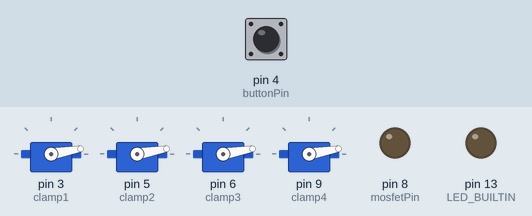
Simulated run of this sketch. Board: Arduino Uno, built with avr-gcc and run on an emulated ATmega328P. Parts: 4 × servo, output pins drawn as LEDs (lit = HIGH). The inputs (shaded band) are chosen by the test bench; at power-on: pin 4 (buttonPin) HIGH.

Above: at 1.2 s.
1.3 s: pin 4 (buttonPin) pulled LOW for 0.15 s
At 10.2 s:
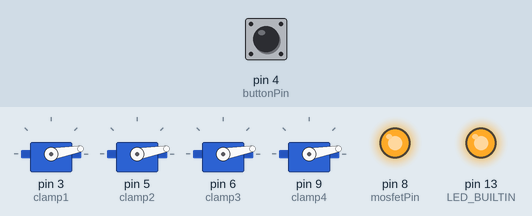
At 14.4 s:
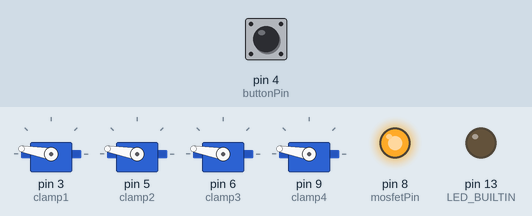
Timing chart, 0 to 14.8 s (numbered marks = the images above; inputs shaded):
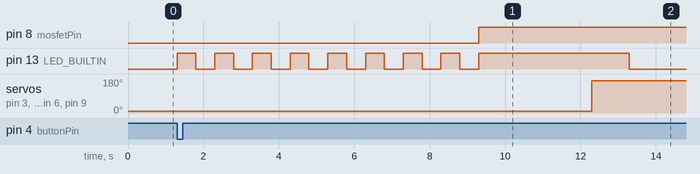

The sketch:

Test.ino
```cpp
// the setup function runs once when you press reset or power the board
#include <Servo.h>
int buttonPin = 4;
int mosfetPin = 8;
int buttonState = 0;
Servo clamp1;
Servo clamp2;
Servo clamp3;
Servo clamp4;
void setup() {
  // initialize digital pin LED_BUILTIN as an output.
  pinMode(LED_BUILTIN, OUTPUT);
  pinMode(buttonPin, INPUT);
  pinMode(mosfetPin, OUTPUT);
  clamp1.attach(3);
  clamp2.attach(5);
  clamp3.attach(6);
  clamp4.attach(9);
}

// the loop function runs over and over again forever
void loop() {
  buttonState = digitalRead(buttonPin);
  if (buttonState == LOW) {
    // turn LED on:
    for(int i = 7; i>-1; i--){
    digitalWrite(LED_BUILTIN, HIGH);
    delay(500);
    digitalWrite(LED_BUILTIN, LOW);
    delay(500);
    }
    digitalWrite(LED_BUILTIN, HIGH);
    digitalWrite(mosfetPin, HIGH);
    delay(3000);
    clamp1.write(170);
    clamp2.write(170);
    clamp3.write(170);
    clamp4.write(170);
    delay(1000);
    clamp1.detach();
    clamp2.detach();
    clamp3.detach();
    clamp4.detach();
    digitalWrite(LED_BUILTIN, LOW);
  }
  else {
    // turn LED off:
    digitalWrite(LED_BUILTIN, LOW);
    clamp1.write(10);
    clamp2.write(10);
    clamp3.write(10);
    clamp4.write(10);
  }
}
```

Measured:
- after the input at 1.3 s, pin 8 (mosfetPin): LOW → HIGH after 8.0 s; pin 13 (LED_BUILTIN): goes 8 × (HIGH 0.50 s, LOW 0.50 s), HIGH 4.0 s, then LOW, starting at once; servo on pin 3 (clamp1), servo on pin 5 (clamp2), servo on pin 6 (clamp3), servo on pin 9 (clamp4): 10° → 170° after 11.0 s
